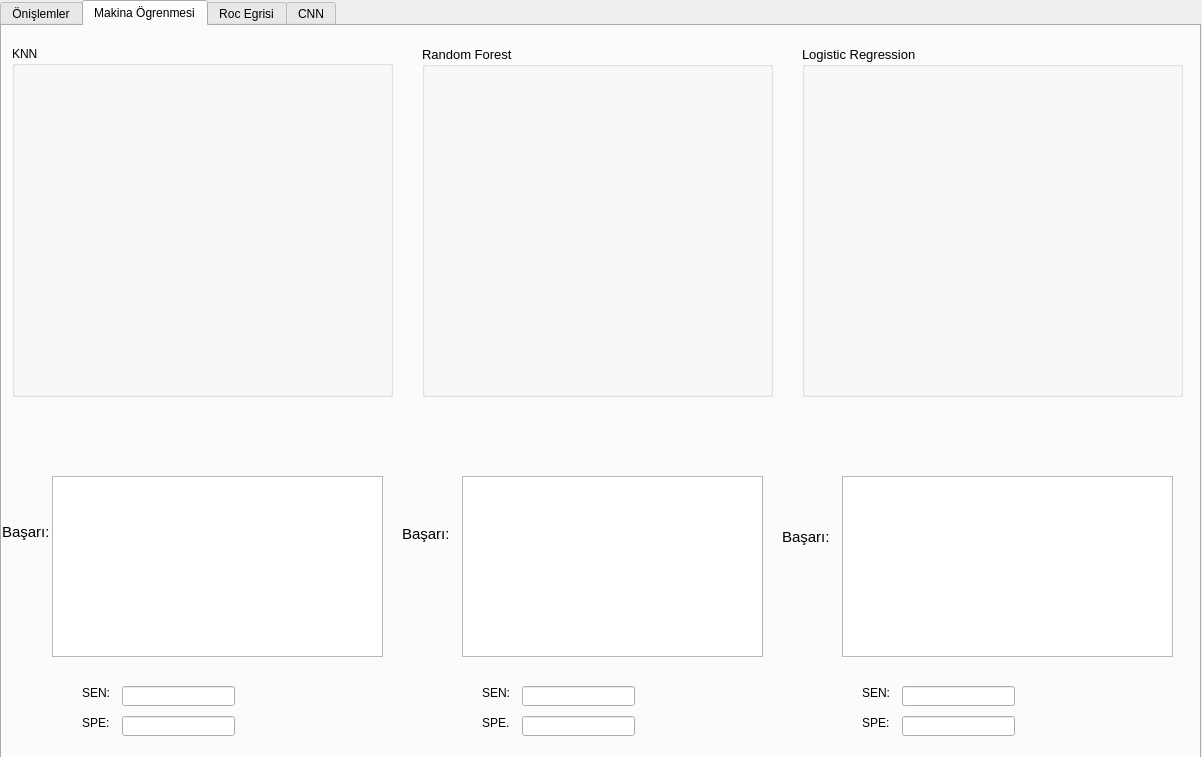
<?xml version="1.0" encoding="UTF-8"?>
<ui version="4.0">
 <class>Form</class>
 <widget class="QWidget" name="Form">
  <property name="geometry">
   <rect>
    <x>0</x>
    <y>0</y>
    <width>1202</width>
    <height>757</height>
   </rect>
  </property>
  <property name="windowTitle">
   <string>Form</string>
  </property>
  <widget class="QTabWidget" name="tabWidget">
   <property name="geometry">
    <rect>
     <x>0</x>
     <y>0</y>
     <width>1201</width>
     <height>781</height>
    </rect>
   </property>
   <property name="currentIndex">
    <number>1</number>
   </property>
   <widget class="QWidget" name="tab">
    <attribute name="title">
     <string>Önişlemler</string>
    </attribute>
    <widget class="QPushButton" name="pushButton">
     <property name="geometry">
      <rect>
       <x>60</x>
       <y>90</y>
       <width>131</width>
       <height>41</height>
      </rect>
     </property>
     <property name="font">
      <font>
       <pointsize>11</pointsize>
      </font>
     </property>
     <property name="text">
      <string>VERİSETİ YÜKLE</string>
     </property>
    </widget>
    <widget class="QTableWidget" name="tableWidget">
     <property name="geometry">
      <rect>
       <x>20</x>
       <y>220</y>
       <width>581</width>
       <height>331</height>
      </rect>
     </property>
    </widget>
    <widget class="QComboBox" name="comboBox">
     <property name="geometry">
      <rect>
       <x>730</x>
       <y>40</y>
       <width>121</width>
       <height>22</height>
      </rect>
     </property>
    </widget>
    <widget class="QLabel" name="label_2">
     <property name="geometry">
      <rect>
       <x>690</x>
       <y>90</y>
       <width>91</width>
       <height>21</height>
      </rect>
     </property>
     <property name="font">
      <font>
       <pointsize>11</pointsize>
      </font>
     </property>
     <property name="text">
      <string>Test Size :</string>
     </property>
    </widget>
    <widget class="QGroupBox" name="groupBox">
     <property name="geometry">
      <rect>
       <x>240</x>
       <y>20</y>
       <width>241</width>
       <height>181</height>
      </rect>
     </property>
     <property name="title">
      <string>Renk Uzayı ve Keypoint Seçiniz</string>
     </property>
     <widget class="QRadioButton" name="radioButton">
      <property name="geometry">
       <rect>
        <x>20</x>
        <y>40</y>
        <width>82</width>
        <height>17</height>
       </rect>
      </property>
      <property name="text">
       <string>RGB</string>
      </property>
     </widget>
     <widget class="QRadioButton" name="radioButton_2">
      <property name="geometry">
       <rect>
        <x>100</x>
        <y>40</y>
        <width>82</width>
        <height>17</height>
       </rect>
      </property>
      <property name="text">
       <string>HSV</string>
      </property>
     </widget>
     <widget class="QRadioButton" name="radioButton_3">
      <property name="geometry">
       <rect>
        <x>180</x>
        <y>40</y>
        <width>82</width>
        <height>17</height>
       </rect>
      </property>
      <property name="text">
       <string>CİE</string>
      </property>
     </widget>
     <widget class="QPushButton" name="pushButton_2">
      <property name="geometry">
       <rect>
        <x>20</x>
        <y>100</y>
        <width>91</width>
        <height>31</height>
       </rect>
      </property>
      <property name="font">
       <font>
        <pointsize>11</pointsize>
       </font>
      </property>
      <property name="text">
       <string>SİFT</string>
      </property>
     </widget>
     <widget class="QPushButton" name="pushButton_3">
      <property name="geometry">
       <rect>
        <x>120</x>
        <y>100</y>
        <width>101</width>
        <height>31</height>
       </rect>
      </property>
      <property name="font">
       <font>
        <pointsize>11</pointsize>
       </font>
      </property>
      <property name="text">
       <string>SURF</string>
      </property>
     </widget>
    </widget>
    <widget class="QLabel" name="label">
     <property name="geometry">
      <rect>
       <x>610</x>
       <y>30</y>
       <width>141</width>
       <height>31</height>
      </rect>
     </property>
     <property name="font">
      <font>
       <pointsize>11</pointsize>
      </font>
     </property>
     <property name="text">
      <string>Algoritma Seçiniz :</string>
     </property>
    </widget>
    <widget class="QComboBox" name="comboBox_2">
     <property name="geometry">
      <rect>
       <x>770</x>
       <y>90</y>
       <width>69</width>
       <height>22</height>
      </rect>
     </property>
    </widget>
    <widget class="QPushButton" name="pushButton_4">
     <property name="geometry">
      <rect>
       <x>870</x>
       <y>80</y>
       <width>111</width>
       <height>41</height>
      </rect>
     </property>
     <property name="font">
      <font>
       <pointsize>11</pointsize>
      </font>
     </property>
     <property name="text">
      <string>Uygula</string>
     </property>
    </widget>
    <widget class="QLabel" name="label_3">
     <property name="geometry">
      <rect>
       <x>700</x>
       <y>170</y>
       <width>121</width>
       <height>41</height>
      </rect>
     </property>
     <property name="font">
      <font>
       <pointsize>11</pointsize>
      </font>
     </property>
     <property name="text">
      <string>Confusion Matris:</string>
     </property>
    </widget>
    <widget class="QTextEdit" name="textEdit">
     <property name="geometry">
      <rect>
       <x>840</x>
       <y>150</y>
       <width>141</width>
       <height>91</height>
      </rect>
     </property>
    </widget>
    <widget class="QPushButton" name="pushButton_5">
     <property name="geometry">
      <rect>
       <x>870</x>
       <y>30</y>
       <width>111</width>
       <height>41</height>
      </rect>
     </property>
     <property name="font">
      <font>
       <pointsize>10</pointsize>
      </font>
     </property>
     <property name="text">
      <string>HOLD-OUT</string>
     </property>
    </widget>
    <widget class="QGroupBox" name="groupBox_2">
     <property name="geometry">
      <rect>
       <x>630</x>
       <y>240</y>
       <width>501</width>
       <height>401</height>
      </rect>
     </property>
     <property name="title">
      <string>Test,Train</string>
     </property>
     <widget class="QTextEdit" name="textEdit_2">
      <property name="geometry">
       <rect>
        <x>80</x>
        <y>90</y>
        <width>151</width>
        <height>121</height>
       </rect>
      </property>
     </widget>
     <widget class="QTextEdit" name="textEdit_3">
      <property name="geometry">
       <rect>
        <x>80</x>
        <y>250</y>
        <width>151</width>
        <height>121</height>
       </rect>
      </property>
     </widget>
     <widget class="QTextEdit" name="textEdit_4">
      <property name="geometry">
       <rect>
        <x>310</x>
        <y>90</y>
        <width>151</width>
        <height>121</height>
       </rect>
      </property>
     </widget>
     <widget class="QTextEdit" name="textEdit_5">
      <property name="geometry">
       <rect>
        <x>310</x>
        <y>250</y>
        <width>151</width>
        <height>121</height>
       </rect>
      </property>
     </widget>
     <widget class="QLabel" name="label_4">
      <property name="geometry">
       <rect>
        <x>90</x>
        <y>70</y>
        <width>71</width>
        <height>21</height>
       </rect>
      </property>
      <property name="font">
       <font>
        <pointsize>10</pointsize>
       </font>
      </property>
      <property name="text">
       <string>X_Train</string>
      </property>
     </widget>
     <widget class="QLabel" name="label_5">
      <property name="geometry">
       <rect>
        <x>310</x>
        <y>70</y>
        <width>81</width>
        <height>20</height>
       </rect>
      </property>
      <property name="font">
       <font>
        <pointsize>10</pointsize>
       </font>
      </property>
      <property name="text">
       <string>X_Test</string>
      </property>
     </widget>
     <widget class="QLabel" name="label_6">
      <property name="geometry">
       <rect>
        <x>90</x>
        <y>220</y>
        <width>47</width>
        <height>16</height>
       </rect>
      </property>
      <property name="font">
       <font>
        <pointsize>10</pointsize>
       </font>
      </property>
      <property name="text">
       <string>Y_Train</string>
      </property>
     </widget>
     <widget class="QLabel" name="label_7">
      <property name="geometry">
       <rect>
        <x>320</x>
        <y>220</y>
        <width>47</width>
        <height>16</height>
       </rect>
      </property>
      <property name="font">
       <font>
        <pointsize>10</pointsize>
       </font>
      </property>
      <property name="text">
       <string>Y_Test</string>
      </property>
     </widget>
    </widget>
   </widget>
   <widget class="QWidget" name="tab_2">
    <attribute name="title">
     <string>Makina Ögrenmesi</string>
    </attribute>
    <widget class="QGroupBox" name="groupBox_3">
     <property name="geometry">
      <rect>
       <x>10</x>
       <y>20</y>
       <width>381</width>
       <height>351</height>
      </rect>
     </property>
     <property name="title">
      <string>KNN</string>
     </property>
     <widget class="QLabel" name="label_8">
      <property name="geometry">
       <rect>
        <x>10</x>
        <y>20</y>
        <width>361</width>
        <height>321</height>
       </rect>
      </property>
      <property name="text">
       <string/>
      </property>
     </widget>
    </widget>
    <widget class="QLabel" name="label_9">
     <property name="geometry">
      <rect>
       <x>0</x>
       <y>490</y>
       <width>51</width>
       <height>31</height>
      </rect>
     </property>
     <property name="font">
      <font>
       <pointsize>11</pointsize>
      </font>
     </property>
     <property name="text">
      <string>Başarı:</string>
     </property>
    </widget>
    <widget class="QTextEdit" name="textEdit_6">
     <property name="geometry">
      <rect>
       <x>50</x>
       <y>450</y>
       <width>331</width>
       <height>181</height>
      </rect>
     </property>
    </widget>
    <widget class="QGroupBox" name="groupBox_4">
     <property name="geometry">
      <rect>
       <x>420</x>
       <y>20</y>
       <width>351</width>
       <height>351</height>
      </rect>
     </property>
     <property name="font">
      <font>
       <pointsize>10</pointsize>
      </font>
     </property>
     <property name="title">
      <string>Random Forest</string>
     </property>
     <widget class="QLabel" name="label_12">
      <property name="geometry">
       <rect>
        <x>10</x>
        <y>20</y>
        <width>331</width>
        <height>321</height>
       </rect>
      </property>
      <property name="text">
       <string/>
      </property>
     </widget>
    </widget>
    <widget class="QLabel" name="label_10">
     <property name="geometry">
      <rect>
       <x>400</x>
       <y>500</y>
       <width>51</width>
       <height>16</height>
      </rect>
     </property>
     <property name="font">
      <font>
       <pointsize>11</pointsize>
      </font>
     </property>
     <property name="text">
      <string>Başarı:</string>
     </property>
    </widget>
    <widget class="QTextEdit" name="textEdit_7">
     <property name="geometry">
      <rect>
       <x>460</x>
       <y>450</y>
       <width>301</width>
       <height>181</height>
      </rect>
     </property>
    </widget>
    <widget class="QGroupBox" name="groupBox_5">
     <property name="geometry">
      <rect>
       <x>800</x>
       <y>20</y>
       <width>381</width>
       <height>351</height>
      </rect>
     </property>
     <property name="font">
      <font>
       <pointsize>10</pointsize>
      </font>
     </property>
     <property name="title">
      <string>Logistic Regression</string>
     </property>
     <widget class="QLabel" name="label_13">
      <property name="geometry">
       <rect>
        <x>10</x>
        <y>20</y>
        <width>361</width>
        <height>321</height>
       </rect>
      </property>
      <property name="text">
       <string/>
      </property>
     </widget>
    </widget>
    <widget class="QLabel" name="label_11">
     <property name="geometry">
      <rect>
       <x>780</x>
       <y>500</y>
       <width>51</width>
       <height>21</height>
      </rect>
     </property>
     <property name="font">
      <font>
       <pointsize>11</pointsize>
      </font>
     </property>
     <property name="text">
      <string>Başarı:</string>
     </property>
    </widget>
    <widget class="QTextEdit" name="textEdit_8">
     <property name="geometry">
      <rect>
       <x>840</x>
       <y>450</y>
       <width>331</width>
       <height>181</height>
      </rect>
     </property>
    </widget>
    <widget class="QLabel" name="label_26">
     <property name="geometry">
      <rect>
       <x>80</x>
       <y>660</y>
       <width>47</width>
       <height>13</height>
      </rect>
     </property>
     <property name="text">
      <string>SEN:</string>
     </property>
    </widget>
    <widget class="QLabel" name="label_27">
     <property name="geometry">
      <rect>
       <x>80</x>
       <y>690</y>
       <width>47</width>
       <height>13</height>
      </rect>
     </property>
     <property name="text">
      <string>SPE:</string>
     </property>
    </widget>
    <widget class="QLabel" name="label_28">
     <property name="geometry">
      <rect>
       <x>480</x>
       <y>660</y>
       <width>47</width>
       <height>13</height>
      </rect>
     </property>
     <property name="text">
      <string>SEN:</string>
     </property>
    </widget>
    <widget class="QLabel" name="label_29">
     <property name="geometry">
      <rect>
       <x>480</x>
       <y>690</y>
       <width>47</width>
       <height>13</height>
      </rect>
     </property>
     <property name="text">
      <string>SPE.</string>
     </property>
    </widget>
    <widget class="QLabel" name="label_30">
     <property name="geometry">
      <rect>
       <x>860</x>
       <y>660</y>
       <width>47</width>
       <height>13</height>
      </rect>
     </property>
     <property name="text">
      <string>SEN:</string>
     </property>
    </widget>
    <widget class="QLabel" name="label_31">
     <property name="geometry">
      <rect>
       <x>860</x>
       <y>690</y>
       <width>47</width>
       <height>13</height>
      </rect>
     </property>
     <property name="text">
      <string>SPE:</string>
     </property>
    </widget>
    <widget class="QLineEdit" name="lineEdit">
     <property name="geometry">
      <rect>
       <x>120</x>
       <y>660</y>
       <width>113</width>
       <height>20</height>
      </rect>
     </property>
    </widget>
    <widget class="QLineEdit" name="lineEdit_3">
     <property name="geometry">
      <rect>
       <x>120</x>
       <y>690</y>
       <width>113</width>
       <height>20</height>
      </rect>
     </property>
    </widget>
    <widget class="QLineEdit" name="lineEdit_4">
     <property name="geometry">
      <rect>
       <x>520</x>
       <y>660</y>
       <width>113</width>
       <height>20</height>
      </rect>
     </property>
    </widget>
    <widget class="QLineEdit" name="lineEdit_5">
     <property name="geometry">
      <rect>
       <x>520</x>
       <y>690</y>
       <width>113</width>
       <height>20</height>
      </rect>
     </property>
    </widget>
    <widget class="QLineEdit" name="lineEdit_6">
     <property name="geometry">
      <rect>
       <x>900</x>
       <y>660</y>
       <width>113</width>
       <height>20</height>
      </rect>
     </property>
    </widget>
    <widget class="QLineEdit" name="lineEdit_7">
     <property name="geometry">
      <rect>
       <x>900</x>
       <y>690</y>
       <width>113</width>
       <height>20</height>
      </rect>
     </property>
    </widget>
   </widget>
   <widget class="QWidget" name="tab_3">
    <attribute name="title">
     <string>Roc Egrisi</string>
    </attribute>
    <widget class="QPushButton" name="pushButton_6">
     <property name="geometry">
      <rect>
       <x>490</x>
       <y>20</y>
       <width>191</width>
       <height>41</height>
      </rect>
     </property>
     <property name="font">
      <font>
       <pointsize>12</pointsize>
      </font>
     </property>
     <property name="text">
      <string>ROC Eğrisi çiz</string>
     </property>
    </widget>
    <widget class="QLabel" name="label_14">
     <property name="geometry">
      <rect>
       <x>40</x>
       <y>130</y>
       <width>331</width>
       <height>291</height>
      </rect>
     </property>
     <property name="text">
      <string/>
     </property>
    </widget>
    <widget class="QLabel" name="label_17">
     <property name="geometry">
      <rect>
       <x>430</x>
       <y>130</y>
       <width>311</width>
       <height>291</height>
      </rect>
     </property>
     <property name="text">
      <string/>
     </property>
    </widget>
    <widget class="QLabel" name="label_22">
     <property name="geometry">
      <rect>
       <x>810</x>
       <y>130</y>
       <width>341</width>
       <height>291</height>
      </rect>
     </property>
     <property name="text">
      <string/>
     </property>
    </widget>
    <widget class="QLabel" name="label_23">
     <property name="geometry">
      <rect>
       <x>550</x>
       <y>90</y>
       <width>131</width>
       <height>16</height>
      </rect>
     </property>
     <property name="font">
      <font>
       <pointsize>10</pointsize>
      </font>
     </property>
     <property name="text">
      <string>KNN ROC</string>
     </property>
    </widget>
    <widget class="QLabel" name="label_24">
     <property name="geometry">
      <rect>
       <x>160</x>
       <y>90</y>
       <width>121</width>
       <height>16</height>
      </rect>
     </property>
     <property name="font">
      <font>
       <pointsize>10</pointsize>
      </font>
     </property>
     <property name="text">
      <string>Logistic ROC</string>
     </property>
    </widget>
    <widget class="QLabel" name="label_25">
     <property name="geometry">
      <rect>
       <x>920</x>
       <y>90</y>
       <width>201</width>
       <height>16</height>
      </rect>
     </property>
     <property name="font">
      <font>
       <pointsize>10</pointsize>
      </font>
     </property>
     <property name="text">
      <string>Random Forest ROC</string>
     </property>
    </widget>
   </widget>
   <widget class="QWidget" name="tab_4">
    <attribute name="title">
     <string>CNN</string>
    </attribute>
    <widget class="QPushButton" name="pushButton_7">
     <property name="geometry">
      <rect>
       <x>200</x>
       <y>50</y>
       <width>141</width>
       <height>51</height>
      </rect>
     </property>
     <property name="font">
      <font>
       <pointsize>11</pointsize>
      </font>
     </property>
     <property name="text">
      <string>Resmi Yükle</string>
     </property>
    </widget>
    <widget class="QLabel" name="label_15">
     <property name="geometry">
      <rect>
       <x>320</x>
       <y>320</y>
       <width>211</width>
       <height>31</height>
      </rect>
     </property>
     <property name="text">
      <string/>
     </property>
    </widget>
    <widget class="QLabel" name="label_16">
     <property name="geometry">
      <rect>
       <x>20</x>
       <y>220</y>
       <width>250</width>
       <height>250</height>
      </rect>
     </property>
     <property name="text">
      <string/>
     </property>
    </widget>
    <widget class="QPushButton" name="pushButton_8">
     <property name="geometry">
      <rect>
       <x>70</x>
       <y>120</y>
       <width>171</width>
       <height>51</height>
      </rect>
     </property>
     <property name="font">
      <font>
       <pointsize>11</pointsize>
      </font>
     </property>
     <property name="text">
      <string>CNN</string>
     </property>
    </widget>
    <widget class="QPushButton" name="pushButton_9">
     <property name="geometry">
      <rect>
       <x>300</x>
       <y>120</y>
       <width>171</width>
       <height>51</height>
      </rect>
     </property>
     <property name="font">
      <font>
       <pointsize>11</pointsize>
      </font>
     </property>
     <property name="text">
      <string>Tahmin Et</string>
     </property>
    </widget>
    <widget class="QLabel" name="label_19">
     <property name="geometry">
      <rect>
       <x>710</x>
       <y>400</y>
       <width>461</width>
       <height>291</height>
      </rect>
     </property>
     <property name="text">
      <string/>
     </property>
    </widget>
    <widget class="QLabel" name="label_20">
     <property name="geometry">
      <rect>
       <x>270</x>
       <y>410</y>
       <width>361</width>
       <height>311</height>
      </rect>
     </property>
     <property name="text">
      <string/>
     </property>
    </widget>
    <widget class="QLabel" name="label_21">
     <property name="geometry">
      <rect>
       <x>320</x>
       <y>220</y>
       <width>131</width>
       <height>16</height>
      </rect>
     </property>
     <property name="font">
      <font>
       <pointsize>10</pointsize>
      </font>
     </property>
     <property name="text">
      <string>Tahmin Edilen Resim:</string>
     </property>
    </widget>
    <widget class="QLineEdit" name="lineEdit_2">
     <property name="geometry">
      <rect>
       <x>310</x>
       <y>250</y>
       <width>161</width>
       <height>31</height>
      </rect>
     </property>
    </widget>
    <widget class="QLabel" name="label_18">
     <property name="geometry">
      <rect>
       <x>640</x>
       <y>10</y>
       <width>511</width>
       <height>341</height>
      </rect>
     </property>
     <property name="text">
      <string/>
     </property>
    </widget>
   </widget>
  </widget>
 </widget>
 <resources/>
 <connections/>
</ui>
